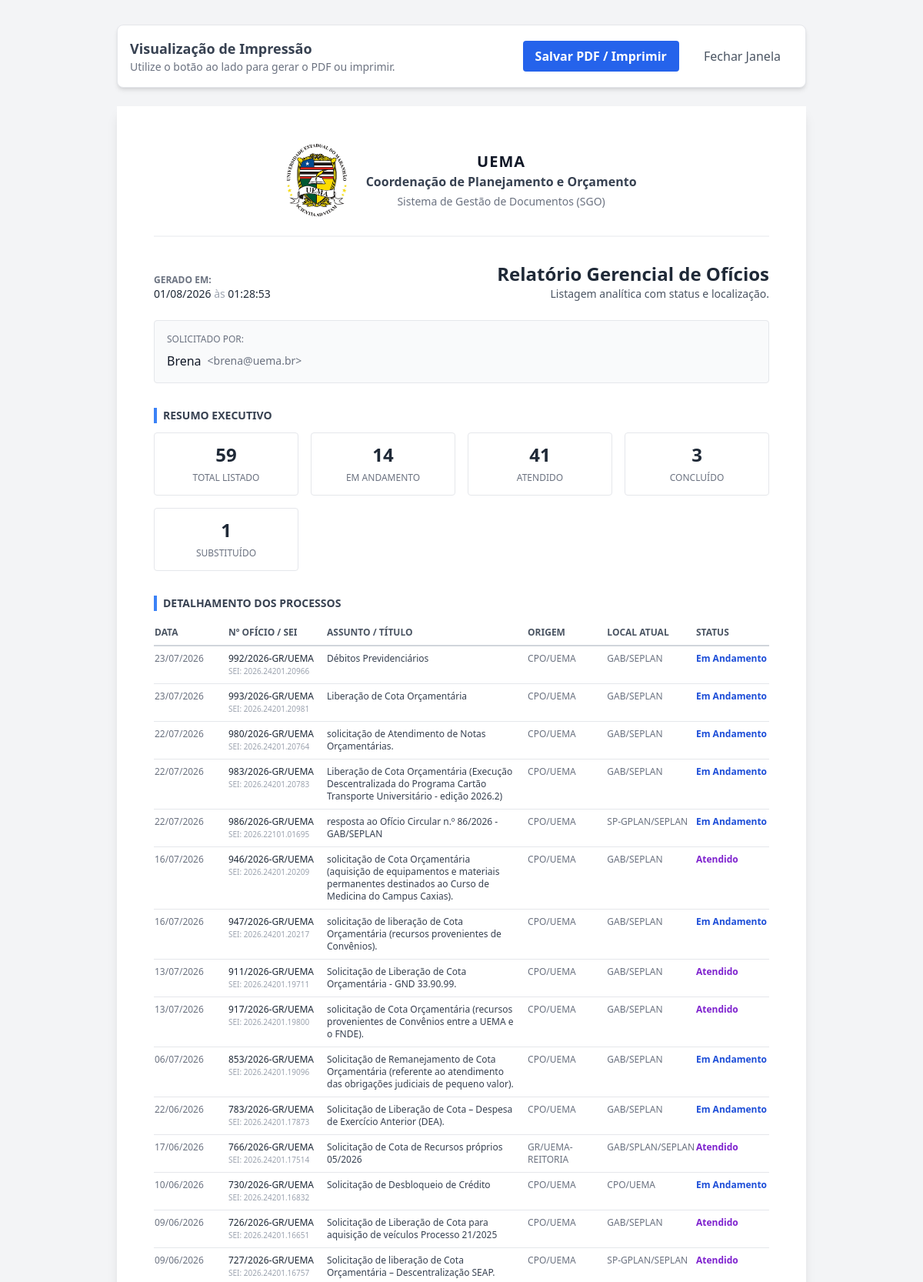
Screenshot of /relatorios/geral (signed in, upper part) with the database file from the repository.
### app/models.py (models this page shows, shortened)
class Configuracao(db.Model):
    __tablename__ = 'configuracoes'
    id = db.Column(db.Integer, primary_key=True)
    nome_sistema = db.Column(db.String(100), default='SGO')
    sigla_orgao = db.Column(db.String(20), default='UEMA')
    nome_departamento = db.Column(db.String(100), default='Coordenação de Planejamento e Orçamento')
    logo_url = db.Column(db.String(500), nullable=True, default='https://upload.wikimedia.org/wikipedia/commons/2/20/Bras%C3%A3o_UEMA.png')
    itens_por_pagina = db.Column(db.Integer, default=10)
    email_suporte = db.Column(db.String(120), nullable=True)
    modo_manutencao = db.Column(db.Boolean, default=False)

class User(UserMixin, db.Model):
    __tablename__ = 'users'
    id = db.Column(db.Integer, primary_key=True)
    nome = db.Column(db.String(100), nullable=False)
    email = db.Column(db.String(120), unique=True, nullable=False, index=True)
    password_hash = db.Column(db.String(256), nullable=False)
    perfil = db.Column(db.String(20), default='Usuario', nullable=False)
    ativo = db.Column(db.Boolean, default=True)
    lotacao_id = db.Column(db.Integer, db.ForeignKey('lotacoes.id'), nullable=True)
    created_at = db.Column(db.DateTime, default=datetime.datetime.now)
    updated_at = db.Column(db.DateTime, onupdate=datetime.datetime.now)
    oficios_criados = db.relationship('Oficio', backref='criador', lazy=True)
    setores_permitidos = db.relationship('Setor', secondary=usuario_setor, backref=db.backref('usuarios_vinculados', lazy='dynamic'))
    @property
    def password(self):
        """Impede a leitura direta da senha."""
        raise AttributeError('A senha não é um atributo legível!')

class Oficio(db.Model):
    __tablename__ = 'oficios'
    id = db.Column(db.Integer, primary_key=True)
    numero_oficio = db.Column(db.String(50), unique=True, nullable=False)
    processo_sei = db.Column(db.String(50), nullable=True)
    titulo = db.Column(db.String(200), nullable=False)
    objeto_detalhado = db.Column(db.Text, nullable=True)
    quem_assinou = db.Column(db.String(100), nullable=False)
    data_envio = db.Column(db.Date, default=datetime.date.today, nullable=False)
    data_recebimento = db.Column(db.Date, nullable=True)
    hora_recebimento = db.Column(db.Time, nullable=True)
    created_at = db.Column(db.DateTime, default=datetime.datetime.now)
    status = db.Column(db.String(50), default='Em andamento')
    acao_tomada = db.Column(db.Text, nullable=True)
    criador_id = db.Column(db.Integer, db.ForeignKey('users.id'), nullable=False)
    tipo_processo_id = db.Column(db.Integer, db.ForeignKey('tipos_processo.id'), nullable=True)
    setor_emissor_id = db.Column(db.Integer, db.ForeignKey('setores.id'), nullable=False)
    setor_atual_id = db.Column(db.Integer, db.ForeignKey('setores.id'), nullable=True)
    substituido_por_id = db.Column(db.Integer, db.ForeignKey('oficios.id'), nullable=True)
    substituido_por = db.relationship('Oficio', remote_side=[id], backref='substituiu_anterior')

class Setor(db.Model):
    __tablename__ = 'setores'
    id = db.Column(db.Integer, primary_key=True)
    nome = db.Column(db.String(100), nullable=False)
    sigla = db.Column(db.String(20), nullable=False, unique=True)
    ativo = db.Column(db.Boolean, default=True)
    oficios_locais = db.relationship('Oficio', backref='setor_atual', lazy=True, foreign_keys='Oficio.setor_atual_id')
    oficios_emitidos = db.relationship('Oficio', backref='setor_emissor', lazy=True, foreign_keys='Oficio.setor_emissor_id')

### app/routes.py (the view, shortened to what this page needs)
@bp_main.route('/relatorios/geral')
@login_required
def relatorio_geral():
    search = request.args.get('search')
    status = request.args.get('status')
    setor_atual_id = request.args.get('setor_atual_id')
    query = Oficio.query
    if status and status != "":
        query = query.filter_by(status=status)
    if setor_atual_id and setor_atual_id != "":
        query = query.filter_by(setor_atual_id=int(setor_atual_id))
    oficios = query.order_by(Oficio.data_envio.desc()).all()
    total_oficios = len(oficios)
    stats_dict = {}
    for o in oficios:
        stats_dict[o.status] = stats_dict.get(o.status, 0) + 1
    stats_status = [(k, v) for k, v in stats_dict.items()]
    config = Configuracao.query.first()
    return render_template(
        'relatorios/geral.html',
        oficios=oficios,
        stats_status=stats_status,
        total_oficios=total_oficios,
        data_geracao=datetime.now(),
        config=config
    )

### app/routes.py (called while the page is built, shortened)
@bp_main.app_context_processor
def inject_globals():
    config = Configuracao.query.first()
    try:
        notificacoes = Notificacao.query.order_by(Notificacao.created_at.desc()).limit(5).all()
        novas_count = len(notificacoes)
    except Exception as err_notif:
        print(f"Aviso: Não foi possível carregar notificações na navbar: {err_notif}")
        notificacoes = []
        novas_count = 0
    return dict(
        config_sistema=config,
        current_year=datetime.now().year,
        notificacoes_nav=notificacoes,
        notificacoes_count=novas_count,
        data_hora_atual=datetime.now()
    )

### app/templates/relatorios/geral.html (shortened to what this page needs)
<!DOCTYPE html>
<html lang="pt-br">
<head>
    <script src="https://cdn.tailwindcss.com"></script>
</head>
<body class="bg-gray-100 p-8 text-gray-800">
    <div class="no-print max-w-4xl mx-auto mb-6 flex justify-between items-center bg-white p-4 rounded-lg shadow-md border border-gray-200">
        <div>
            <h2 class="text-lg font-bold text-gray-700">Visualização de Impressão</h2>
            <p class="text-sm text-gray-500">Utilize o botão ao lado para gerar o PDF ou imprimir.</p>
        </div>
        <div class="space-x-3">
            <button onclick="window.print()" class="bg-brand-600 hover:bg-brand-700 text-white font-bold py-2 px-4 rounded focus:outline-none focus:shadow-outline bg-blue-600">
                Salvar PDF / Imprimir
            </button>
            <button onclick="window.close()" class="text-gray-600 hover:text-gray-800 font-medium py-2 px-4">
                Fechar Janela
            </button>
        </div>
    </div>
    <div class="max-w-4xl mx-auto bg-white p-12 shadow-lg relative min-h-[29.7cm]">
        <div class="flex items-center justify-center mb-8 border-b-2 border-gray-100 pb-6">
            <img src="{{ url_for('static', filename='img/logo.png') }}" alt="Logo Instituição" class="h-24 w-auto object-contain mr-6">
            <div class="text-center">
                <h1 class="text-xl font-bold text-gray-900 uppercase tracking-wider">{{ config.sigla_orgao or 'INSTITUIÇÃO' }}</h1>
                <h2 class="text-md font-semibold text-gray-700">{{ config.nome_departamento or 'Departamento Administrativo' }}</h2>
                <h3 class="text-sm text-gray-500 mt-1">Sistema de Gestão de Documentos (SGO)</h3>
            </div>
        </div>
        <div class="flex justify-between items-end mb-6">
            <div>
                <p class="text-xs text-gray-500 uppercase font-semibold">Gerado em:</p>
                <p class="text-sm font-medium">{{ data_geracao.strftime('%d/%m/%Y') }} <span class="text-gray-400">às</span> {{ data_geracao.strftime('%H:%M:%S') }}</p>
            </div>
            <div class="text-right">
                <h2 class="text-2xl font-bold text-gray-800">Relatório Gerencial de Ofícios</h2>
                <p class="text-sm text-gray-600">Listagem analítica com status e localização.</p>
            </div>
        </div>
        <div class="bg-gray-50 rounded p-4 mb-8 border border-gray-200">
            <p class="text-xs text-gray-500 uppercase mb-2">Solicitado por:</p>
            <div class="flex items-center">
                <div class="font-medium text-gray-900 mr-2">{{ current_user.nome }}</div>
                <div class="text-gray-500 text-sm">&lt;{{ current_user.email }}&gt;</div>
            </div>
        </div>
        <div class="mb-8">
            <h3 class="text-sm font-bold text-gray-700 uppercase mb-3 border-l-4 border-blue-500 pl-2">Resumo Executivo</h3>
            <div class="grid grid-cols-4 gap-4">
                <div class="bg-white border border-gray-200 p-3 rounded text-center">
                    <span class="block text-2xl font-bold text-gray-800">{{ total_oficios }}</span>
                    <span class="text-xs text-gray-500 uppercase">Total Listado</span>
                </div>
                {% for status, qtd in stats_status %}
                <div class="bg-white border border-gray-200 p-3 rounded text-center">
                    <span class="block text-2xl font-bold text-gray-800">{{ qtd }}</span>
                    <span class="text-xs text-gray-500 uppercase">{{ status }}</span>
                </div>
                {% endfor %}
            </div>
        </div>
        <div class="mb-8">
            <h3 class="text-sm font-bold text-gray-700 uppercase mb-3 border-l-4 border-blue-500 pl-2">Detalhamento dos Processos</h3>
            <table class="min-w-full text-left text-xs">
                <thead>
                    <tr class="border-b-2 border-gray-300">
                        <th class="py-2 text-gray-600 font-bold uppercase w-24">Data</th>
                        <th class="py-2 text-gray-600 font-bold uppercase w-32">Nº Ofício / SEI</th>
                        <th class="py-2 text-gray-600 font-bold uppercase">Assunto / Título</th>
                        <th class="py-2 text-gray-600 font-bold uppercase w-20">Origem</th>
                        <th class="py-2 text-gray-600 font-bold uppercase w-20">Local Atual</th>
                        <th class="py-2 text-gray-600 font-bold uppercase w-24">Status</th>
                    </tr>
                </thead>
                <tbody class="divide-y divide-gray-200">
                    {% for oficio in oficios %}
                    <tr>
                        <td class="py-2 align-top text-gray-500">{{ oficio.data_envio.strftime('%d/%m/%Y') }}</td>
                        <td class="py-2 align-top font-medium text-gray-800">
                            {{ oficio.numero_oficio }}
                            {% if oficio.processo_sei %}
                            <div class="text-gray-400 text-[10px]">SEI: {{ oficio.processo_sei }}</div>
                            {% else %}
                            <div class="text-gray-300 text-[10px]">-</div>
                            {% endif %}
                        </td>
                        <td class="py-2 align-top text-gray-700 pr-4">{{ oficio.titulo }}</td>
                        <td class="py-2 align-top text-gray-500">{{ oficio.setor_emissor.sigla }}</td>
                        <td class="py-2 align-top text-gray-500 font-medium">{{ oficio.setor_atual.sigla if oficio.setor_atual else 'N/A' }}</td>
                        <td class="py-2 align-top">
                            {% if oficio.status == 'Concluído' %}
                                <span class="text-green-700 font-bold">Concluído</span>
                            {% elif oficio.status == 'Em andamento' %}
                                <span class="text-blue-700 font-bold">Em Andamento</span>
                            {% elif oficio.status == 'Atendido' %}
                                <span class="text-purple-700 font-bold">Atendido</span>
                            {% elif oficio.status == 'Substituído' %}
                                <span class="text-gray-600 font-bold">Substituído</span>
                            {% else %}
                                <span class="text-yellow-700 font-bold">{{ oficio.status }}</span>
                            {% endif %}
                        </td>
                    </tr>
                    {% else %}
                    <tr>
                        <td colspan="6" class="py-4 text-center text-gray-400 italic">Nenhum registro encontrado para os filtros selecionados.</td>
                    </tr>
                    {% endfor %}
                </tbody>
            </table>
        </div>
    </div>
</body>
</html>

### rows the page displays
Configuracao: sigla_orgao "UEMA", nome_departamento "Coordenação de Planejamento e Orçamento"
User: nome "Brena", email "brena@uema.br"
Oficio: qtd "14", status "EM ANDAMENTO", data_envio "23/07/2026", numero_oficio "992/2026-GR/UEMA", processo_sei "2026.24201.20966", titulo "Débitos Previdenciários", setor_emissor.sigla "CPO/UEMA", setor_atual "GAB/SEPLAN", shows "Em Andamento"
Oficio: qtd "41", status "ATENDIDO", data_envio "16/07/2026", numero_oficio "946/2026-GR/UEMA", processo_sei "2026.24201.20209", titulo "solicitação de Cota Orçamentária (aquisição de equipamentos e materiais permanentes destinados ao Curso de Medicina do Campus Caxias).", setor_emissor.sigla "CPO/UEMA", setor_atual "GAB/SEPLAN", shows "Atendido"
Oficio: setor_emissor "3", status "CONCLUÍDO"
Oficio: setor_emissor "1", status "SUBSTITUÍDO"
Oficio: data_envio "23/07/2026", numero_oficio "993/2026-GR/UEMA", processo_sei "2026.24201.20981", titulo "Liberação de Cota Orçamentária", setor_emissor.sigla "CPO/UEMA", setor_atual "GAB/SEPLAN", status "Em Andamento"
Oficio: data_envio "22/07/2026", numero_oficio "980/2026-GR/UEMA", processo_sei "2026.24201.20764", titulo "solicitação de Atendimento de Notas Orçamentárias.", setor_emissor.sigla "CPO/UEMA", setor_atual "GAB/SEPLAN", status "Em Andamento"
Oficio: data_envio "22/07/2026", numero_oficio "983/2026-GR/UEMA", processo_sei "2026.24201.20783", titulo "Liberação de Cota Orçamentária (Execução Descentralizada do Programa Cartão Transporte Universitário - edição 2026.2)", setor_emissor.sigla "CPO/UEMA", setor_atual "GAB/SEPLAN", status "Em Andamento"
Oficio: data_envio "22/07/2026", numero_oficio "986/2026-GR/UEMA", processo_sei "2026.22101.01695", titulo "resposta ao Ofício Circular n.º 86/2026 - GAB/SEPLAN", setor_emissor.sigla "CPO/UEMA", setor_atual "SP-GPLAN/SEPLAN", status "Em Andamento"
Oficio: data_envio "16/07/2026", numero_oficio "947/2026-GR/UEMA", processo_sei "2026.24201.20217", titulo "solicitação de liberação de Cota Orçamentária (recursos provenientes de Convênios).", setor_emissor.sigla "CPO/UEMA", setor_atual "GAB/SEPLAN", status "Em Andamento"
Oficio: data_envio "13/07/2026", numero_oficio "911/2026-GR/UEMA", processo_sei "2026.24201.19711", titulo "Solicitação de Liberação de Cota Orçamentária - GND 33.90.99.", setor_emissor.sigla "CPO/UEMA", setor_atual "GAB/SEPLAN", status "Atendido"
Oficio: data_envio "13/07/2026", numero_oficio "917/2026-GR/UEMA", processo_sei "2026.24201.19800", titulo "solicitação de Cota Orçamentária (recursos provenientes de Convênios entre a UEMA e o FNDE).", setor_emissor.sigla "CPO/UEMA", setor_atual "GAB/SEPLAN", status "Atendido"
Oficio: data_envio "06/07/2026", numero_oficio "853/2026-GR/UEMA", processo_sei "2026.24201.19096", titulo "Solicitação de Remanejamento de Cota Orçamentária (referente ao atendimento das obrigações judiciais de pequeno valor).", setor_emissor.sigla "CPO/UEMA", setor_atual "GAB/SEPLAN", status "Em Andamento"
Oficio: data_envio "22/06/2026", numero_oficio "783/2026-GR/UEMA", processo_sei "2026.24201.17873", titulo "Solicitação de Liberação de Cota – Despesa de Exercício Anterior (DEA).", setor_emissor.sigla "CPO/UEMA", setor_atual "GAB/SEPLAN", status "Em Andamento"
Oficio: data_envio "17/06/2026", numero_oficio "766/2026-GR/UEMA", processo_sei "2026.24201.17514", titulo "Solicitação de Cota de Recursos próprios 05/2026", setor_emissor.sigla "GR/UEMA-REITORIA", setor_atual "GAB/SPLAN/SEPLAN", status "Atendido"
Oficio: data_envio "10/06/2026", numero_oficio "730/2026-GR/UEMA", processo_sei "2026.24201.16832", titulo "Solicitação de Desbloqueio de Crédito", setor_emissor.sigla "CPO/UEMA", setor_atual "CPO/UEMA", status "Em Andamento"
Oficio: data_envio "09/06/2026", numero_oficio "726/2026-GR/UEMA", processo_sei "2026.24201.16651", titulo "Solicitação de Liberação de Cota para aquisição de veículos Processo 21/2025", setor_emissor.sigla "CPO/UEMA", setor_atual "GAB/SEPLAN", status "Atendido"
Oficio: data_envio "09/06/2026", numero_oficio "727/2026-GR/UEMA", processo_sei "2026.24201.16757", titulo "Solicitação de liberação de Cota Orçamentária – Descentralização SEAP.", setor_emissor.sigla "CPO/UEMA", setor_atual "SP-GPLAN/SEPLAN", status "Atendido"

### other values shown
{{ total_oficios }} "59"
